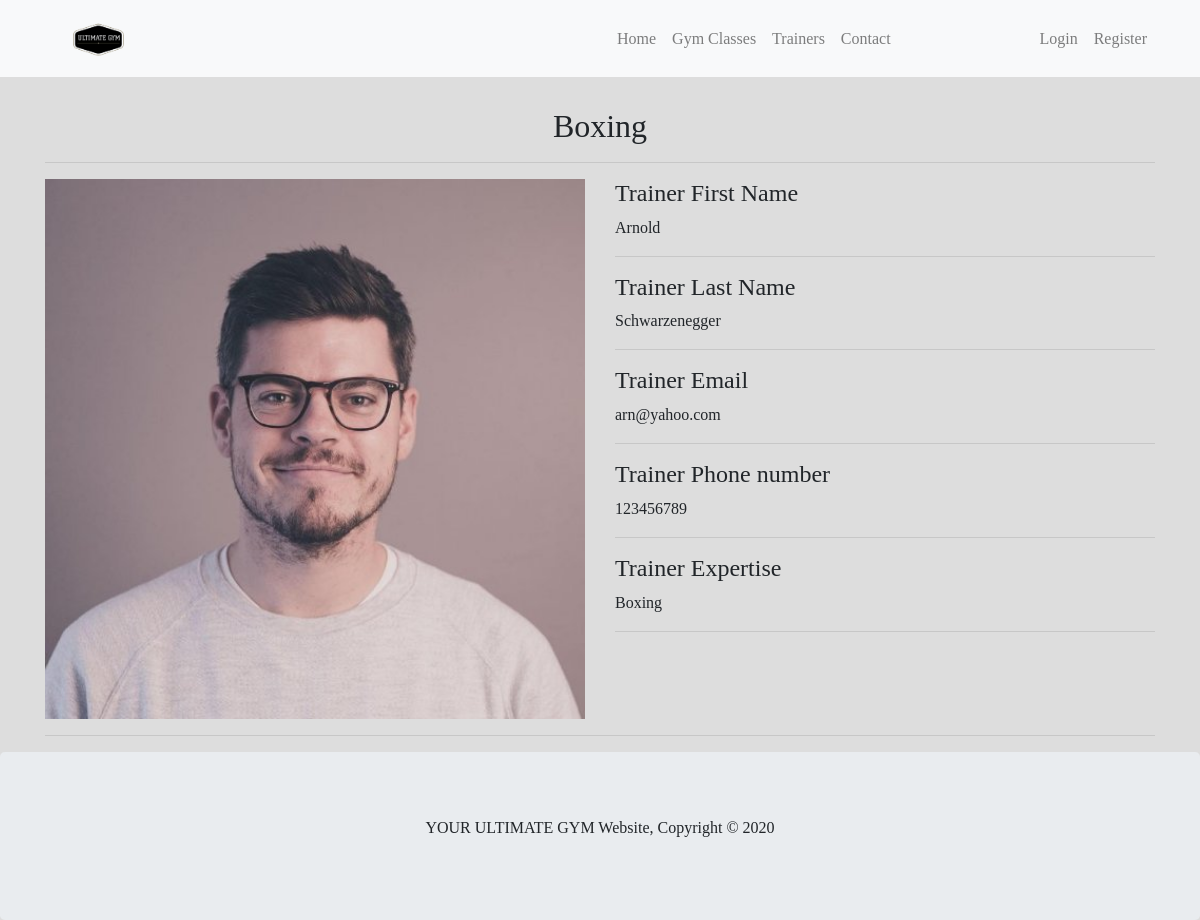
The page /employees.php?id=13 on the database its author committed.
### tables this page shows
CREATE TABLE `trainers` (
  `id` int(11) NOT NULL,
  `fname` varchar(50) NOT NULL,
  `lname` varchar(50) NOT NULL,
  `email` varchar(100) NOT NULL,
  `phone` int(11) NOT NULL,
  `expertise` varchar(50) NOT NULL,
  `images` varchar(100) NOT NULL
);

### employees.php (the view, shortened to what this page needs)
<?php
include_once 'dbconnect.php';
?>
<!DOCTYPE html>
<html lang="en">
<head>
    <link rel="stylesheet" href="https://maxcdn.bootstrapcdn.com/bootstrap/4.3.1/css/bootstrap.min.css">
</head>
<body>
    <nav class="navbar navbar-expand-sm bg-light navbar-light">
        <div class="container">
            <a class="navbar-brand d-none d-md-block" href="index.php">
                <img src="images/gym/gym_logo.png" style="height:auto; width:20%">
            </a>
            <div class="collapse navbar-collapse bold" id="collapsibleNavbar">
                <ul class="navbar-nav">
                    <li class="nav-item">
                        <a class="nav-link" href="index.php">Home</a>
                    </li>
                    <li class="nav-item">
                        <a class="nav-link" href="categories.php">Gym Classes</a>
                    </li>
                    <li class="nav-item">
                        <a class="nav-link" href="trainer_details.php" >Trainers</a>
                    </li>
                    <li class="nav-item">
                        <a class="nav-link" href="#" data-toggle="modal" data-target="#contactModal">Contact</a>
                    </li>
                </ul>
                <ul class="navbar-nav ml-auto">
                    <?php
                    if (isset($_SESSION['user']) == "") {
                        echo '<li class="nav-item">';
                        echo '<a class="nav-link" href="#" data-toggle="modal" data-target="#loginModal">Login</a>';
                        echo '</li>';
                        echo '<li class="nav-item">';
                        echo '<a class="nav-link" href="#" data-toggle="modal" data-target="#registerModal">Register</a>';
                        echo '</li>';
                    }
                    ?>
                </ul>
            </div>
        </div>
    </nav>
    <div class="container" style="margin-top:30px">
            <?php
        $stmt = $conn->prepare("SELECT * FROM trainers WHERE id = ?");
            $stmt->bind_param("s", $_GET['id']);
            $stmt->execute();
            $res = $stmt->get_result();
            $row = mysqli_fetch_array($res, MYSQLI_ASSOC);
        ?>
          <div class="row">
            <div class="col-12">
                <h2 class="bold text-center"><?php echo $row['expertise'] ?></h2>
                <hr>
            </div>
        </div>
        <div class="row">
            <div class="col-6">
                <img src="<?php echo $row['images'] ?>" style="height:auto; width:100%">
            </div>
            <div class="col-6">
                <div class="row">
                    <div class="col-12">
                        <h4>Trainer First Name</h4>
                        <p class="mt-2"><?php echo $row['fname'] ?></p>
                        <hr>
                    </div>
                      <div class="col-12">
                        <h4>Trainer Last Name </h4>
                        <p class="mt-2">  <?php echo $row['lname']; ?></p>
                        <hr>
                    </div>
                    <div class="col-12">
                        <h4>Trainer Email</h4>
                        <p class="mt-2"><?php echo $row['email'] ?></p>
                        <hr>
                    </div>
                     <div class="col-12">
                        <h4>Trainer Phone number </h4>
                        <p class="mt-2">  <?php echo $row['phone']; ?></p>
                        <hr>
                    </div>
                    <div class="col-12">
                        <h4>Trainer Expertise</h4>
                        <p class="mt-2">  <?php echo $row['expertise']; ?></p>
                        <hr>
                    </div>
                </div>
            </div>
        </div>
        <hr>
    </div>
    <div class="jumbotron text-center" style="margin-bottom:0">
        <p>YOUR ULTIMATE GYM Website, Copyright © 2020</p>
    </div>
</body>
</html>

### employees.php (style rules this page uses)
body { background: #dddddd; font-family: fantasy; }
a { color:black; }
.bold { font-weight: 80000; }

### rows shown on the page
trainers: expertise "Boxing", images (picture), fname "Arnold", lname "Schwarzenegger", email "arn@yahoo.com", phone "123456789"
